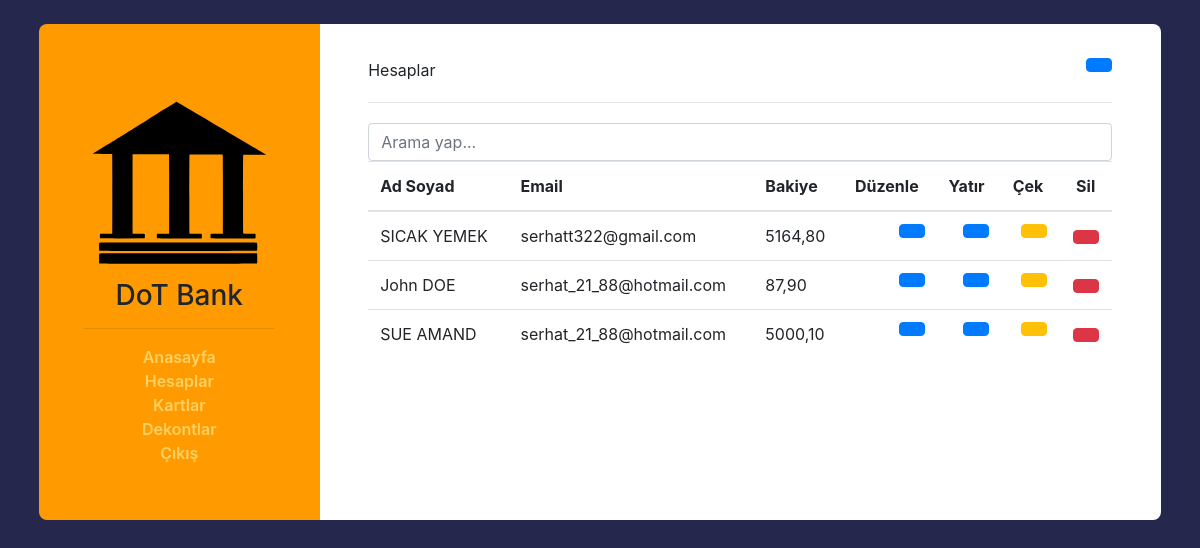
/user/ (signed in), run on an earlier commit of the app's database.
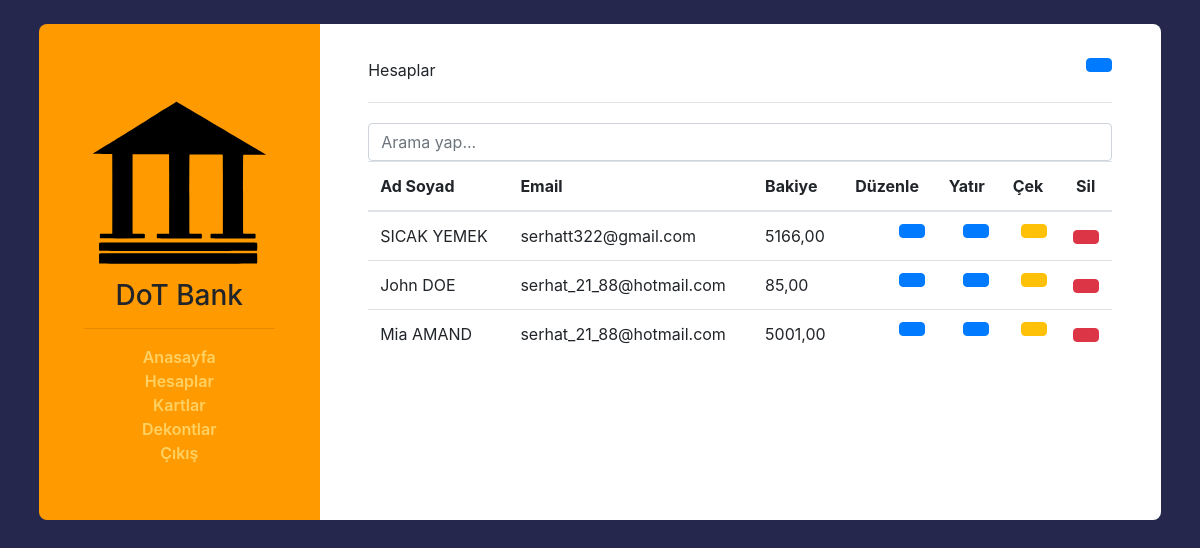
And on a later commit of the database.
### model/__init__.py (models this page shows)
class User(db.Model):
    id = db.Column(db.Integer, primary_key=True, unique=True, autoincrement=True)
    name = db.Column(db.Text)
    surname = db.Column(db.Text)
    email = db.Column(db.Text)
    amount = db.Column(db.Integer)
    createddate = db.Column(db.Text, default=getdate())

### controller/homeController.py (the view, shortened to what this page needs)
@home.route("/user/", methods=["GET", "POST"])
def user():
    if session.get("login", ""):
        users = userEvents.viewall()
        return render_template("user.html", users=users, amountformat=userEvents.amountformatter)
    else:
        return redirect(url_for(".login"))

### model/userEvents.py (called while the page is built)
def viewall(): return User.query.all()

def amountformatter(amount):
    stramount = str(amount)
    if len(stramount) < 3:
        return "0," + stramount[len(stramount) - 2] + "" + stramount[len(stramount) - 1]
    return stramount[0:len(stramount)-2]+"," + stramount[len(stramount)-2] + "" + stramount[len(stramount)-1]

### templates/user.html (shortened to what this page needs)
{% extends "layout.html"%}
{% block body %}
<div class="col-md-12">
  Hesaplar
  <button type="button" class="btn btn-primary btn-rounded btn-icon float-right" data-toggle="modal" data-target="#adduser">
  </button>
</div>
<div class="col-md-12">
  <hr style="margin-top: 20px; margin-bottom: 20px;"/>
</div>
<div class="mst-form col-md-12">
    <input class="form-control" id="filterinput" type="text" placeholder="Arama yap...">
    {% if users == [] %}
        <div class="alert alert-warning">Kayıt yok</div>
    {% else %}
    <div class="table-responsive table-hover">
        <table class="table">
            <thead>
                <tr>
                    <th>Ad Soyad</th>
                    <th>Email</th>
                    <th>Bakiye</th>
                    <th>Düzenle</th>
                    <th>Yatır</th>
                    <th>Çek</th>
                    <th><center>Sil</center></th>
                </tr>
            </thead>
            <tbody id="filtertable">
            {% for user in users %}
                <tr>
                    <td>{{ user.name + " " + user.surname }}</td>
                    <td>{{ user.email }}</td>
                    <td>{{ amountformat(user.amount) }}</td>
                    <td>
                        <center>
                            <button type="button" class="btn btn-primary btn-rounded btn-icon float-right" data-toggle="modal" data-target="#update{{user.id}}">
                            </button>
                        </center>
                    </td>
                    <td>
                        <center>
                            <button type="button" class="btn btn-primary btn-rounded btn-icon float-right" data-toggle="modal" data-target="#deposit{{user.id}}">
                            </button>
                        </center>
                    </td>
                    <td>
                        <center>
                            <button type="button" class="btn btn-warning btn-rounded btn-icon float-right" data-toggle="modal" data-target="#withdraw{{user.id}}">
                            </button>
                        </center>
                    </td>
                    <td>
                        <center>
                            <form action="{{url_for('.user')}}" method="POST">
                                <button type="submit" name="event" value="deleteuser" class="btn btn-danger btn-rounded">
                                </button>
                            </form>
                        </center>
                    </td>
                </tr>
          </div>
      {% endfor %}
  </div>
{% endif %}
</div>
{% endblock %}

What changed in the data, as far as the page shows it:
changed User "SICAK YEMEK": amount "5164,80" → "5166,00"
changed User "John DOE": amount "87,90" → "85,00"
changed User: name+surname "SUE AMAND" → "Mia AMAND"; amount "5000,10" → "5001,00"
